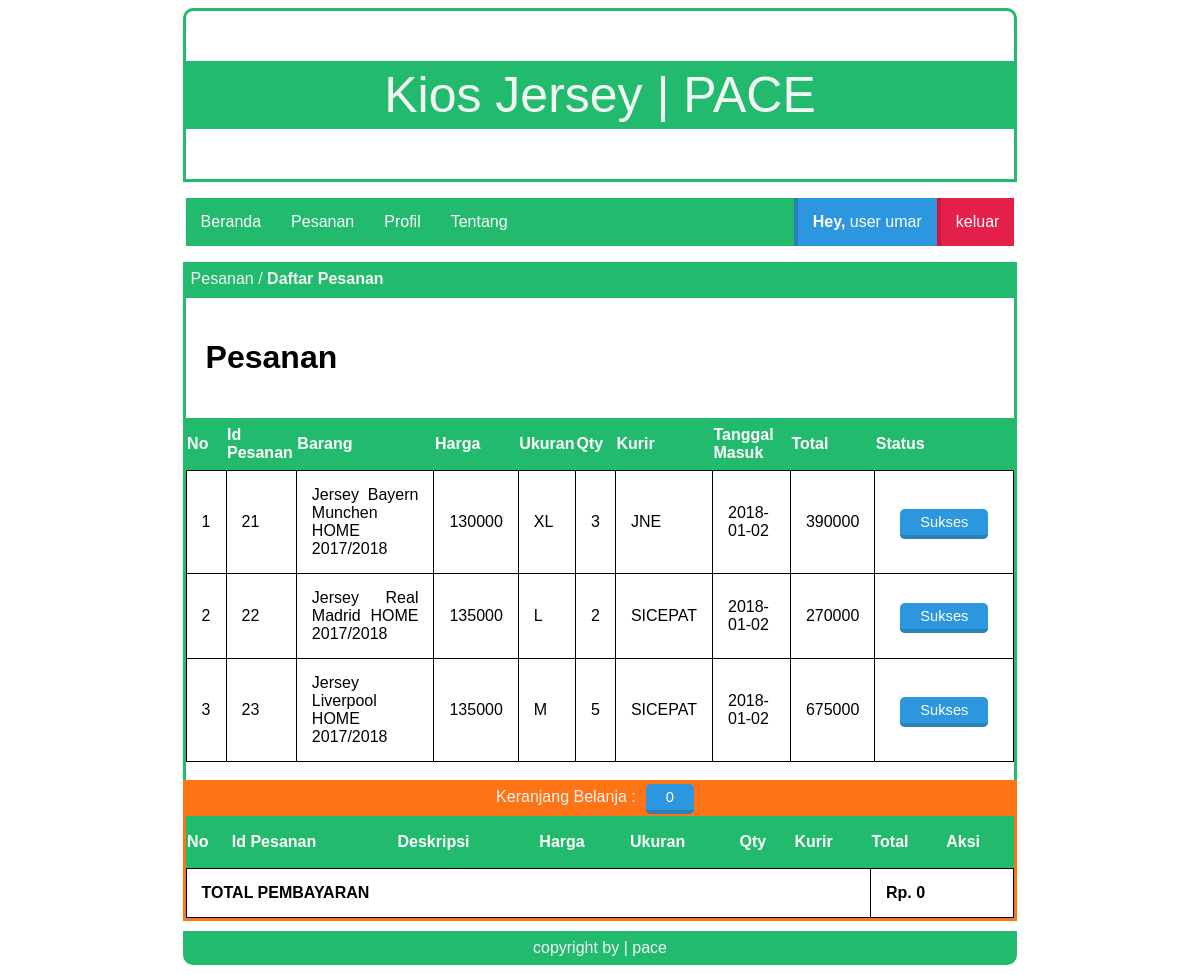
Before: /index.php?page=belanja (signed in) with the older database file.
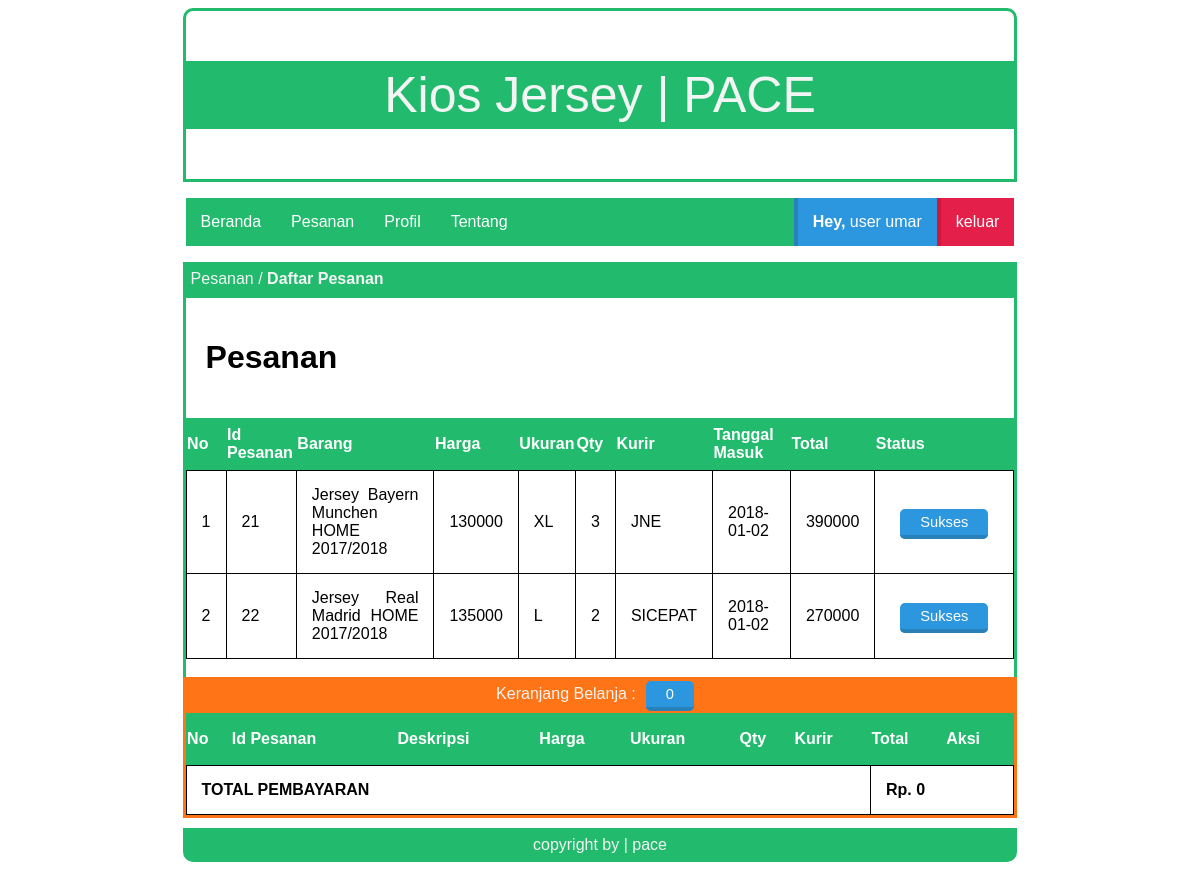
After: the same page with the newer database file.
### tables this page shows
CREATE TABLE `tbl_pesanan` (
  `id_pesanan` int(100) NOT NULL,
  `id_user` int(100) NOT NULL,
  `id_barang` int(100) NOT NULL,
  `ukuran` varchar(5) NOT NULL,
  `qty` int(50) NOT NULL,
  `kurir` varchar(15) NOT NULL,
  `date_in` date NOT NULL,
  `total` int(100) NOT NULL
);

CREATE TABLE `tbl_barang` (
  `id_barang` int(100) NOT NULL,
  `deskripsi` varchar(100) NOT NULL,
  `harga` int(20) NOT NULL,
  `stok` int(5) NOT NULL,
  `created` date NOT NULL,
  `nama_image` varchar(50) NOT NULL,
  `type_image` varchar(50) NOT NULL,
  `size_image` bigint(20) NOT NULL
);

### page/user/belanja.php (the view, shortened to what this page needs)
<div class="box-title">
    <p>Pesanan / <b>Daftar Pesanan</b></p>
</div>
<div id="box">
  <h1>Pesanan</h1>
  <?php
  include 'lib/koneksi.php';
  if (isset($_SESSION['username'])) $user = $_SESSION['username'];
  $ambiluser = $conn->prepare("SELECT * FROM tbl_users WHERE username =:user");
  $ambiluser->bindparam(':user', $user);
  $ambiluser->execute();
  $data = $ambiluser->fetch(PDO::FETCH_OBJ);
  if (isset($_SESSION['username'])) $id = $data->id_user;
  $query = $conn->prepare("SELECT * FROM tbl_pesanan
                           JOIN tbl_barang ON tbl_pesanan.id_barang=tbl_barang.id_barang
                           WHERE tbl_pesanan.id_user=:id
                           GROUP BY tbl_pesanan.id_pesanan");
  $query->bindparam(':id', $id);
  $query->execute();
  $data = $query->fetchAll();
  ?>
  <table class="news">
    <tr>
      <th>No</th>
      <th>Id Pesanan</th>
      <th>Barang</th>
      <th>Harga</th>
      <th>Ukuran</th>
      <th>Qty</th>
      <th>Kurir</th>
      <th>Tanggal Masuk</th>
      <th>Total</th>
      <th>Status</th>
    </tr>
    <?php
    $no=1;
    foreach ($data as $value): ?>
        <tr>
            <td><?php echo $no; ?></td>
            <td><?php echo $value['id_pesanan'] ?></td>
            <td><?php echo $value['deskripsi'] ?></td>
            <td><?php echo $value['harga'] ?></td>
            <td><?php echo $value['ukuran'] ?></td>
            <td><?php echo $value['qty'] ?></td>
            <td><?php echo $value['kurir'] ?></td>
            <td><?php echo $value['date_in'] ?></td>
            <td><?php echo $value['total'] ?></td>
            <td>
              <a class="tombol-biru">Sukses</a>
            </td>
        </tr>
    <?php
    $no++;
    endforeach;
     ?>
  </table>
  <br>
</div>

Changed rows visible on the page:
removed tbl_pesanan: id_pesanan "23", id_barang.deskripsi "Jersey Liverpool HOME 2017/2018", id_barang.harga "135000", ukuran "M", qty "5", kurir "SICEPAT", date_in "2018-01-02", total "675000"
